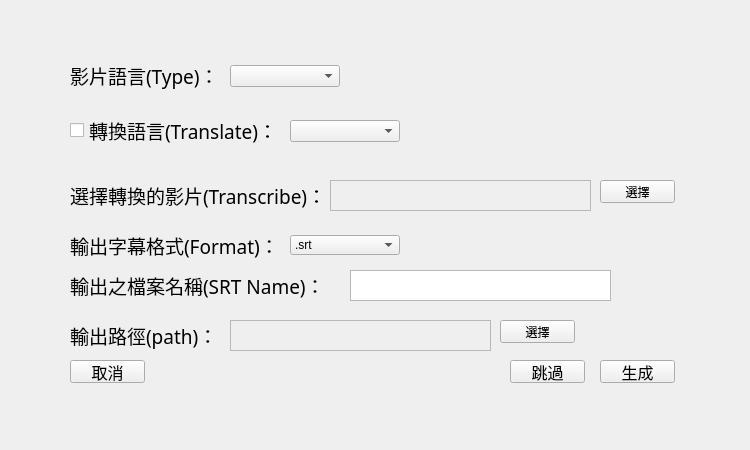
<?xml version="1.0" encoding="UTF-8"?>
<ui version="4.0">
 <class>AI_Transcribe_SRT</class>
 <widget class="QMainWindow" name="AI_Transcribe_SRT">
  <property name="enabled">
   <bool>true</bool>
  </property>
  <property name="geometry">
   <rect>
    <x>0</x>
    <y>0</y>
    <width>750</width>
    <height>450</height>
   </rect>
  </property>
  <property name="windowTitle">
   <string>AI_Transcribe_SRT</string>
  </property>
  <property name="windowIcon">
   <iconset>
    <normaloff>:/Images/FireFly01.png</normaloff>:/Images/FireFly01.png</iconset>
  </property>
  <property name="styleSheet">
   <string notr="true">BackGround-images</string>
  </property>
  <widget class="QWidget" name="centralwidget">
   <widget class="QLabel" name="Language_Type">
    <property name="geometry">
     <rect>
      <x>70</x>
      <y>60</y>
      <width>150</width>
      <height>31</height>
     </rect>
    </property>
    <property name="font">
     <font>
      <family>MV Boli</family>
      <pointsize>14</pointsize>
     </font>
    </property>
    <property name="text">
     <string>影片語言(Type)：</string>
    </property>
    <property name="textFormat">
     <enum>Qt::PlainText</enum>
    </property>
   </widget>
   <widget class="QCheckBox" name="Language_Translate">
    <property name="geometry">
     <rect>
      <x>70</x>
      <y>115</y>
      <width>221</width>
      <height>31</height>
     </rect>
    </property>
    <property name="font">
     <font>
      <family>MV Boli</family>
      <pointsize>14</pointsize>
     </font>
    </property>
    <property name="text">
     <string>轉換語言(Translate)：</string>
    </property>
   </widget>
   <widget class="QComboBox" name="Translate_combo">
    <property name="geometry">
     <rect>
      <x>290</x>
      <y>120</y>
      <width>110</width>
      <height>22</height>
     </rect>
    </property>
   </widget>
   <widget class="QComboBox" name="Lan_combo">
    <property name="geometry">
     <rect>
      <x>230</x>
      <y>65</y>
      <width>110</width>
      <height>22</height>
     </rect>
    </property>
   </widget>
   <widget class="QLabel" name="Language_Transcribe">
    <property name="geometry">
     <rect>
      <x>70</x>
      <y>180</y>
      <width>261</width>
      <height>31</height>
     </rect>
    </property>
    <property name="font">
     <font>
      <family>MV Boli</family>
      <pointsize>14</pointsize>
     </font>
    </property>
    <property name="text">
     <string>選擇轉換的影片(Transcribe)：</string>
    </property>
    <property name="textFormat">
     <enum>Qt::PlainText</enum>
    </property>
   </widget>
   <widget class="QComboBox" name="Format_combo">
    <property name="geometry">
     <rect>
      <x>290</x>
      <y>235</y>
      <width>110</width>
      <height>20</height>
     </rect>
    </property>
    <item>
     <property name="text">
      <string>.srt</string>
     </property>
    </item>
   </widget>
   <widget class="QLabel" name="SRT_Format">
    <property name="geometry">
     <rect>
      <x>70</x>
      <y>230</y>
      <width>221</width>
      <height>31</height>
     </rect>
    </property>
    <property name="font">
     <font>
      <family>MV Boli</family>
      <pointsize>14</pointsize>
     </font>
    </property>
    <property name="text">
     <string>輸出字幕格式(Format)：</string>
    </property>
    <property name="textFormat">
     <enum>Qt::PlainText</enum>
    </property>
   </widget>
   <widget class="QLabel" name="SRT_Name">
    <property name="geometry">
     <rect>
      <x>70</x>
      <y>270</y>
      <width>271</width>
      <height>31</height>
     </rect>
    </property>
    <property name="font">
     <font>
      <family>MV Boli</family>
      <pointsize>14</pointsize>
     </font>
    </property>
    <property name="text">
     <string>輸出之檔案名稱(SRT Name)：</string>
    </property>
    <property name="textFormat">
     <enum>Qt::PlainText</enum>
    </property>
   </widget>
   <widget class="QLabel" name="Output_Path">
    <property name="geometry">
     <rect>
      <x>70</x>
      <y>320</y>
      <width>161</width>
      <height>31</height>
     </rect>
    </property>
    <property name="font">
     <font>
      <family>MV Boli</family>
      <pointsize>14</pointsize>
     </font>
    </property>
    <property name="text">
     <string>輸出路徑(path)：</string>
    </property>
    <property name="textFormat">
     <enum>Qt::PlainText</enum>
    </property>
   </widget>
   <widget class="QTextEdit" name="PathtextEdit">
    <property name="enabled">
     <bool>false</bool>
    </property>
    <property name="geometry">
     <rect>
      <x>230</x>
      <y>320</y>
      <width>261</width>
      <height>31</height>
     </rect>
    </property>
   </widget>
   <widget class="QTextEdit" name="FileName_text">
    <property name="geometry">
     <rect>
      <x>350</x>
      <y>270</y>
      <width>261</width>
      <height>31</height>
     </rect>
    </property>
   </widget>
   <widget class="QPushButton" name="Cancel_btn">
    <property name="geometry">
     <rect>
      <x>70</x>
      <y>360</y>
      <width>75</width>
      <height>23</height>
     </rect>
    </property>
    <property name="font">
     <font>
      <family>標楷體</family>
      <pointsize>12</pointsize>
     </font>
    </property>
    <property name="text">
     <string>取消</string>
    </property>
   </widget>
   <widget class="QPushButton" name="Transcribe_btn">
    <property name="geometry">
     <rect>
      <x>600</x>
      <y>360</y>
      <width>75</width>
      <height>23</height>
     </rect>
    </property>
    <property name="font">
     <font>
      <family>標楷體</family>
      <pointsize>12</pointsize>
     </font>
    </property>
    <property name="text">
     <string>生成</string>
    </property>
   </widget>
   <widget class="QPushButton" name="Skip_btn">
    <property name="geometry">
     <rect>
      <x>510</x>
      <y>360</y>
      <width>75</width>
      <height>23</height>
     </rect>
    </property>
    <property name="font">
     <font>
      <family>標楷體</family>
      <pointsize>12</pointsize>
     </font>
    </property>
    <property name="text">
     <string>跳過</string>
    </property>
   </widget>
   <widget class="QTextEdit" name="Choosed_File">
    <property name="enabled">
     <bool>false</bool>
    </property>
    <property name="geometry">
     <rect>
      <x>330</x>
      <y>180</y>
      <width>261</width>
      <height>31</height>
     </rect>
    </property>
   </widget>
   <widget class="QPushButton" name="ChooseFile_btn">
    <property name="geometry">
     <rect>
      <x>600</x>
      <y>180</y>
      <width>75</width>
      <height>23</height>
     </rect>
    </property>
    <property name="text">
     <string>選擇</string>
    </property>
   </widget>
   <widget class="QPushButton" name="PathFind_btn">
    <property name="geometry">
     <rect>
      <x>500</x>
      <y>320</y>
      <width>75</width>
      <height>23</height>
     </rect>
    </property>
    <property name="text">
     <string>選擇</string>
    </property>
   </widget>
  </widget>
 </widget>
 <resources/>
 <connections/>
</ui>
